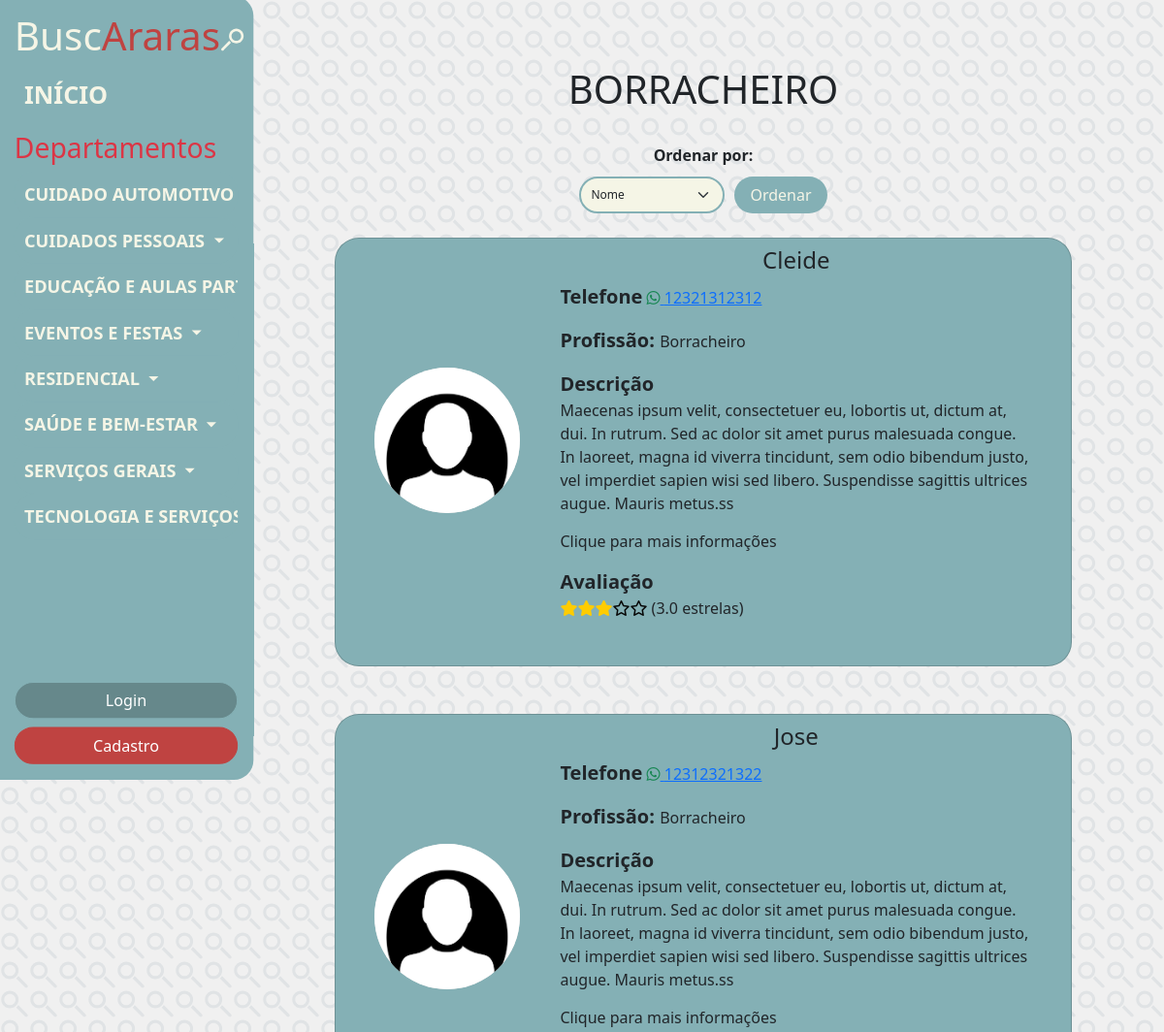
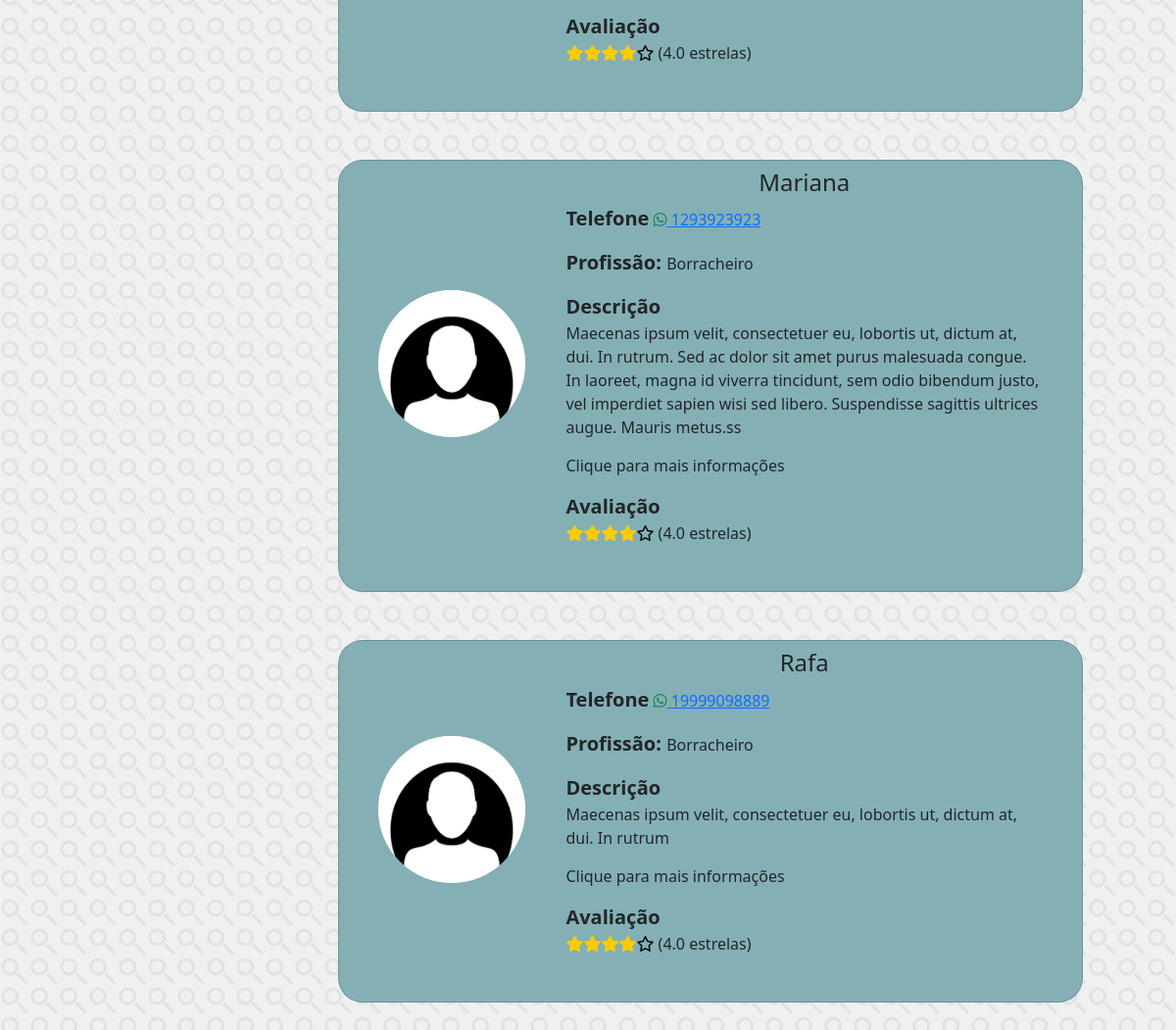
Screenshot of /buscararas/lista_profissionais.php?profissao=Borracheiro with the database file from the repository (2 pictures, top to bottom).
### tables this page shows
CREATE TABLE `profissional` (
  `id_profissional` int(11) NOT NULL,
  `nome_profissional` varchar(50) NOT NULL,
  `senha_profissional` varchar(255) NOT NULL,
  `descricao_profissional` text DEFAULT NULL,
  `email_profissional` varchar(50) NOT NULL,
  `tel_profissional` varchar(11) NOT NULL,
  `ranking_profissional` int(11) NOT NULL,
  `fk_departamentos_id_area` int(11) NOT NULL,
  `fk_profissoes_id_profissao` int(11) NOT NULL
);

### buscararas/lista_profissionais.php (the view, shortened to what this page needs)
<?php
include 'db.php';
$profissaoName = $_GET['profissao'];
$ordenar = isset($_GET['ordenar']) ? $_GET['ordenar'] : 'nome';
$orderBy = $ordenar === 'avaliacao' ? 'media_estrelas DESC' : 'p.nome_profissional ASC';
try {
    $query = "
        SELECT p.*,
        (SELECT AVG(a.estrelas_avaliacao) FROM avaliacao a WHERE a.fk_profissional_id_profissional = p.id_profissional) AS media_estrelas
        FROM profissional p
        WHERE p.fk_profissoes_id_profissao =
              (SELECT id_profissao FROM profissoes WHERE nome_profissao = :nome_profissao)
        ORDER BY $orderBy";
    $stmt = $conn->prepare($query);
    $stmt->bindParam(':nome_profissao', $profissaoName);
    $stmt->execute();
    $profissionais = $stmt->fetchAll(PDO::FETCH_ASSOC);
    $fotosPerfis = [];
    $sql_foto_perfil = "
        SELECT fk_profissional_id_profissional, caminho_foto_perfil
        FROM fotos_perfil
        WHERE fk_profissional_id_profissional = :id_profissional
        ORDER BY id_foto_perfil DESC LIMIT 1";
    $stmt_foto_perfil = $conn->prepare($sql_foto_perfil);
    foreach ($profissionais as $profissional) {
        $stmt_foto_perfil->bindParam(':id_profissional', $profissional['id_profissional'], PDO::PARAM_INT);
        $stmt_foto_perfil->execute();
        $foto = $stmt_foto_perfil->fetch(PDO::FETCH_ASSOC);
        $fotosPerfis[$profissional['id_profissional']] = $foto ? htmlspecialchars($foto['caminho_foto_perfil']) : 'img/perfilpadrao.jpg';
    }
} catch (PDOException $e) {
    echo "<p>Ocorreu um erro ao buscar os profissionais: " . $e->getMessage() . "</p>";
    exit;
}
include 'includes/busca_profissionais.php';
?>
<!DOCTYPE html>
<html lang="pt-br">
<head>
    <link href="https://cdn.jsdelivr.net/npm/bootstrap@5.3.3/dist/css/bootstrap.min.css" rel="stylesheet">
    <link rel="stylesheet" href="css/style.css">
    <link rel="stylesheet" href="https://cdnjs.cloudflare.com/ajax/libs/font-awesome/6.0.0-beta3/css/all.min.css">
</head>
<body>
    <?php include 'includes/sidebar.php'; ?>
<div class="content d-flex flex-column align-items-center flex-grow-1">
    <div class="container mt-5">
        <h1 style="text-align: center; text-transform: uppercase;"><?php echo htmlspecialchars($profissaoName); ?></h1>
        <br>
        <form method="GET" action="" style="text-align: center;">
            <label for="ordenar" style="margin-bottom: 10px; font-weight: bold">Ordenar por:</label>
            <div class="select-container" style="display: flex; justify-content: center; align-items: center; width: 100%; gap: 10px; margin: 0 auto;">
                <select class="form-select custom-select" name="ordenar" id="ordenar" style="width: 150px; height: 38px; border: 2px solid #84B0B5; border-radius: 20px; padding: 5px 10px; margin: 0; box-sizing: border-box;">
                    <option value="nome" <?php echo isset($_GET['ordenar']) && $_GET['ordenar'] == 'nome' ? 'selected' : ''; ?>>Nome</option>
                </select>
                <button type="submit" class="btn hoverando verdinho" style="border-radius: 20px; height: 38px; padding: 5px 15px; margin: 0; box-sizing: border-box; width: auto;">Ordenar</button>
            </div>
        </form>
        <?php if (count($profissionais) > 0): ?>
            <?php foreach ($profissionais as $profissional): ?>
                <div class="w-100 mb-4">
                    <div class="card form-card w-500 p-2 profile-container">
                        <div class="row align-items-center-perfil mb-4" style="cursor: pointer;" onclick="window.location.href='perfilunico.php?id=<?php echo $profissional['id_profissional']; ?>';">
                                <div class="col-md-3 text-center">
                                    <img src="<?php echo $fotosPerfis[$profissional['id_profissional']]; ?>" alt="Foto do Profissional" class="img-fluid rounded-circle profile-photo">
                                </div>
                            <div class="col-md-8 profile-info">
                                <h4 class="text-center" style="text-transform: capitalize;"><?php echo htmlspecialchars($profissional['nome_profissional']); ?></h4>
                                <p>
                                <span style ="font-size: 1.25rem; font-weight: bold;margin: 0;">Telefone</span>
                                    <a href="https://wa.me/55<?php echo htmlspecialchars($profissional['tel_profissional']); ?>" target="_blank">
                                        <i class="fab fa-whatsapp text-success"></i> <?php echo htmlspecialchars($profissional['tel_profissional']); ?>
                                    </a>
                                </p>
                                <p>
                                <span style ="font-size: 1.25rem; font-weight: bold;margin: 0;">Profissão: </span> <?php echo htmlspecialchars($profissaoName); ?>
                                </p>
                                <span style ="font-size: 1.25rem; font-weight: bold;margin: 0;">Descrição</span>
                                <p><?php echo htmlspecialchars($profissional['descricao_profissional']); ?></p>
                                <p style="font-weight:500"> Clique para mais informações</p>
                                <span style ="font-size: 1.25rem; font-weight: bold;margin: 0;">Avaliação</span>
                                <p>
                                    <?php
                                    $media_estrelas = isset($profissional['media_estrelas']) ? $profissional['media_estrelas'] : null;
                                    if ($media_estrelas !== null) {
                                        $stars_full = floor($media_estrelas);
                                        $stars_half = ($media_estrelas - $stars_full >= 0.5) ? 1 : 0;
                                        $stars_empty = 5 - ($stars_full + $stars_half);
                                        for ($i = 0; $i < $stars_full; $i++) {
                                            echo '<i class="fas fa-star"></i>';
                                        }
                                        for ($i = 0; $i < $stars_empty; $i++) {
                                            echo '<i class="far fa-star"></i>';
                                        }
                                        echo " (" . htmlspecialchars(number_format($media_estrelas, 1)) . " estrelas)";
                                    } else {
                                        echo "Profissional não avaliado";
                                    }
                                    ?>
                                </p>
                            </div>
                        </div>
                    </div>
                </div>
            <?php endforeach; ?>
        <?php else: ?>
            <p>Ainda não temos nenhum profissional cadastrado neste departamento.</p>
        <?php endif; ?>
    </div>
</div>
</body>
</html>

### buscararas/includes/sidebar.php (shortened to what this page needs)
<?php
include 'db.php';
$isProfissional = isset($_SESSION['id_profissional']);
$isUsuario = isset($_SESSION['id_usuario']);
$query = "SELECT nome_area FROM departamentos ORDER BY nome_area ASC";
$stmt = $conn->prepare($query);
$stmt->execute();
$areas = $stmt->fetchAll(PDO::FETCH_ASSOC);
$profissoes = [];
foreach ($areas as $area) {
    $areaNome = $area['nome_area'];
    $queryProf = "SELECT nome_profissao FROM profissoes
    WHERE fk_departamentos_id_area = (SELECT id_area FROM departamentos WHERE nome_area = :area_departamento) ORDER BY nome_profissao ASC";
    $stmtProf = $conn->prepare($queryProf);
    $stmtProf->bindParam(':area_departamento', $areaNome, PDO::PARAM_STR);
    $stmtProf->execute();
    $profissoes[$areaNome] = $stmtProf->fetchAll(PDO::FETCH_COLUMN);
}
?>
<div class="sidebar d-flex flex-column p-3">
        <h1 class="text-light text-left" style="color:#F5F5E6; display: flex; align-items: center;">
                    <span class="text" style="color: #F5F5E6;"> Busc</span><span class="text" style="color: #BF4341;">Araras</span>
                        <img src="img/lupasidebar.svg" alt="Lupa" style="width: 25px; height: 25px; margin-right: -5px; margin-top:9px;">
            </h1>
    <a class="btn btn-light no-border mb-2 tamanho" href="index.php">Início</a>
    <h3 class="text-danger text-left">Departamentos</h3>
    <?php foreach ($profissoes as $area => $profissaoList): ?>
        <div class="dropdown">
            <button class="btn dropdown-toggle no-border" type="button" id="dropdown<?php echo $area; ?>" data-bs-toggle="dropdown" aria-expanded="false">
               <span> <?php echo htmlspecialchars($area); ?></span>
            </button>
        </div>
    <?php endforeach; ?>
    <?php if (!$isProfissional && !$isUsuario): ?>
        <div class="mt-auto ">
            <a class="btn btn-primary hoverando w-100 mb-2" href="login.php">Login</a>
            <a class="btn btn-secondary hoverando  w-100" href="cadastro.php">Cadastro</a>
        </div>
    <?php endif; ?>
</div>

### buscararas/css/style.css (style rules this page uses)
html, body { margin: 0; padding: 0; height: 100%; overflow-x: hidden; position: relative; background-color: #f0f0f0; height: 100%; overflow: auto; }
.hoverando { transition: transform 0.3s ease, box-shadow 0.3s ease; }
.fa-star, .fa-star-half-alt { color: #ffcc00; }
.far.fa-star { color: #070707; }
.sidebar, .content, .dropdown-item, .profile-container { cursor: default; }
.verdinho { background-color: #84B0B5; color: #F5F5E6; }
.content { flex: 1; display: flex; flex-direction: column; align-items: center; gap: 20px; margin-left: 200px; width: calc(100% - 200px); }
.sidebar { background-color: #84B0B5; padding: 20px; border-radius: 0px 20px 20px 0px; height: 100vh; width: 260px; position: fixed; top: 0; left: 0; overflow: hidden; z-index: 1000; transform: scale(1.01); }
.dropdown-toggle.no-border { border: none; background-color: #84B0B5; color: #F5F5E6; border-radius: 20px; transition: transform 0.3s ease, box-shadow 0.3s ease; }
.dropdown-toggle { display: inline-block; max-width: 250px; white-space: nowrap; overflow: hidden; text-align: left; padding: 5px 10px; position: relative; }
.sidebar .btn-primary, .sidebar .btn-secondary { width: 80%; margin: 0 auto; border-radius: 20px; }
.sidebar .btn-primary { background-color: #66888b; border-color: #84B0B5; color: white; }
.sidebar .btn-secondary { background-color: #BF4341; border-color: #BF4341; color: white; }
.sidebar .mt-auto { margin-top: auto; }
#ordenar { background-color: #F5F5E6; border-radius: 20px; padding: 5px; }
.form-card { background-color: #84B0B5; border-radius: 20px; padding: 15px; width: 80%; max-width: 450px; }
.form-control, .form-select { background-color: #F5F5E6; border: none; border-radius: 20px; padding: 10px; font-size: 12px; margin-bottom: 12px; }
.no-border { border: none; background-color: #84B0B5; color: #F5F5E6; width: 100%; text-align: left; padding: 10px; font-size: 18px; text-transform: uppercase; font-weight: bold; border-radius: 20px; transition: transform 0.3s ease, box-shadow 0.3s ease; }
.btn-light { background-color: transparent; border: none; }
.mb-2 { margin-bottom: 0.5rem; }
.tamanho { font-size: 25px; }
.content { margin-left: 250px; padding: 20px; width: calc(100% - 250px); overflow-y: auto; }
.w-100 { width: 100%; display: flex; justify-content: center; }
.profile-container { display: flex; flex-direction: row; justify-content: flex-start; align-items: flex-start; background-color: #84B0B5; border-radius: 25px; padding: 5px; width: 90%; max-width: 760px; margin-top: 25px; min-height: 200px; transition: transform 0.3s ease, box-shadow 0.3s ease; }
.profile-photo { background-color: #D8D8D8; border-radius: 25px; display: flex; height: 150px; width: 150px; flex-shrink: 0; }
.profile-info { display: flex; flex-direction: column; justify-content: space-between; min-height: 250px; }
.profile-info p { margin: 0; margin-bottom: 15px; }
.row.align-items-center-perfil { display: flex; flex-direction: row; align-items: center; }
.row.align-items-center-perfil { display: flex; align-items: center; justify-content: center; flex-wrap: wrap; }

### buscararas/lista_profissionais.php (style rules this page uses)
body { background-image: url('img/lupa.svg'); background-repeat: repeat; background-size: 30px 30px; }

### rows the page displays
profissional: nome_profissional "Cleide", tel_profissional "12321312312", descricao_profissional "Maecenas ipsum velit, consectetuer eu, lobortis ut, dictum at, dui. In rutrum. Sed ac dolor sit amet purus malesuada congue. In laoreet, magna id viverra tincidunt, sem odio bibendum justo, vel imperdiet sapien wisi sed libero. Suspendisse sagittis ultrices augue. Mauris metus.ss", media_estrelas "3.0"
profissional: nome_profissional "Jose", tel_profissional "12312321322", descricao_profissional "Maecenas ipsum velit, consectetuer eu, lobortis ut, dictum at, dui. In rutrum. Sed ac dolor sit amet purus malesuada congue. In laoreet, magna id viverra tincidunt, sem odio bibendum justo, vel imperdiet sapien wisi sed libero. Suspendisse sagittis ultrices augue. Mauris metus.ss", media_estrelas "4.0"
profissional: nome_profissional "Mariana", tel_profissional "1293923923", descricao_profissional "Maecenas ipsum velit, consectetuer eu, lobortis ut, dictum at, dui. In rutrum. Sed ac dolor sit amet purus malesuada congue. In laoreet, magna id viverra tincidunt, sem odio bibendum justo, vel imperdiet sapien wisi sed libero. Suspendisse sagittis ultrices augue. Mauris metus.ss", media_estrelas "4.0"
profissional: nome_profissional "Rafa", tel_profissional "19999098889", descricao_profissional "Maecenas ipsum velit, consectetuer eu, lobortis ut, dictum at, dui. In rutrum", media_estrelas "4.0"

### other values shown
$area "CUIDADO AUTOMOTIVO"
$area "CUIDADOS PESSOAIS"
$area "EDUCAÇÃO E AULAS…"
$area "EVENTOS E FESTAS"
$area "RESIDENCIAL"
$area "SAÚDE E BEM-ESTAR"
$area "SERVIÇOS GERAIS"
$area "TECNOLOGIA E…"
$profissaoName "BORRACHEIRO"
